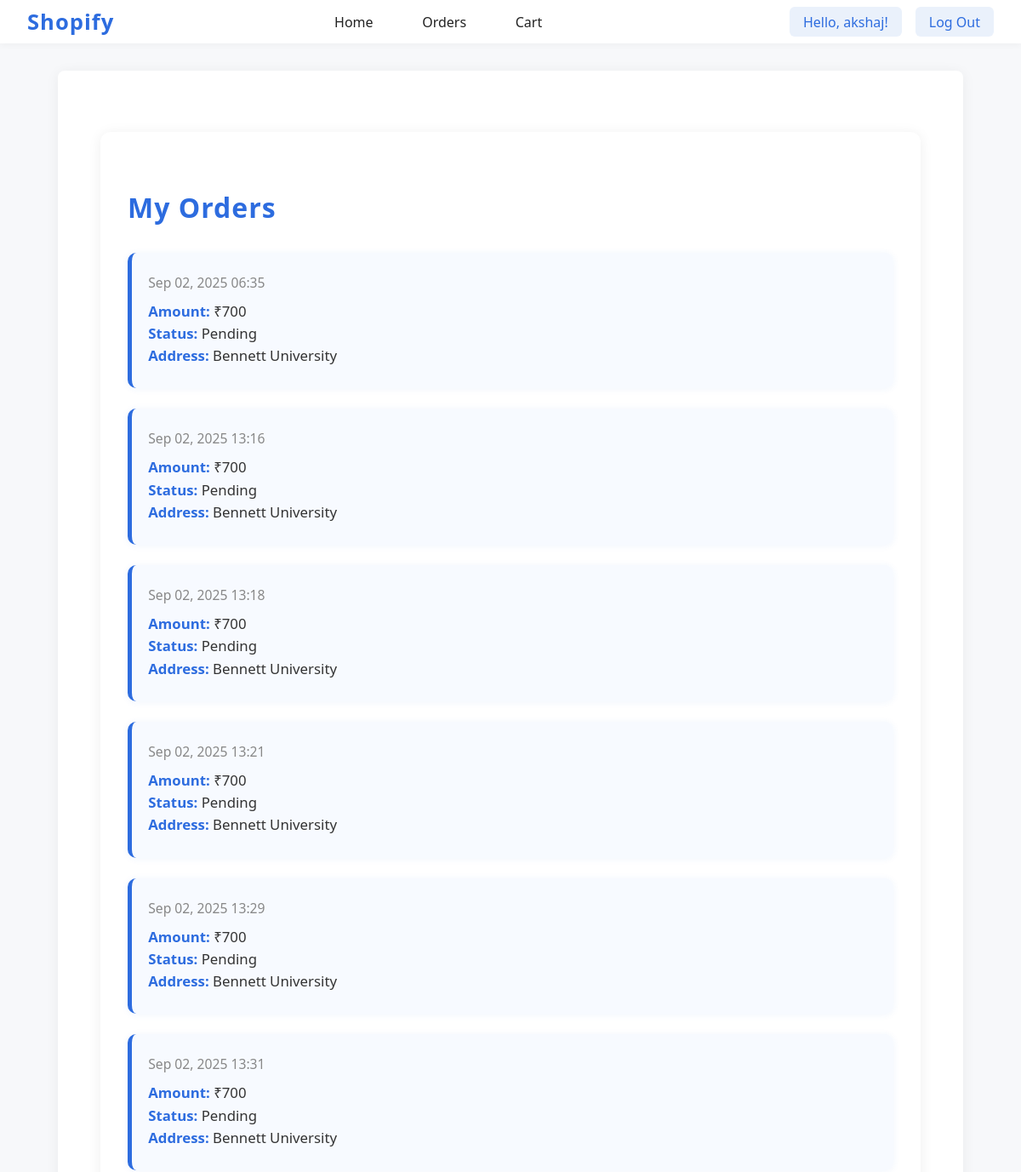
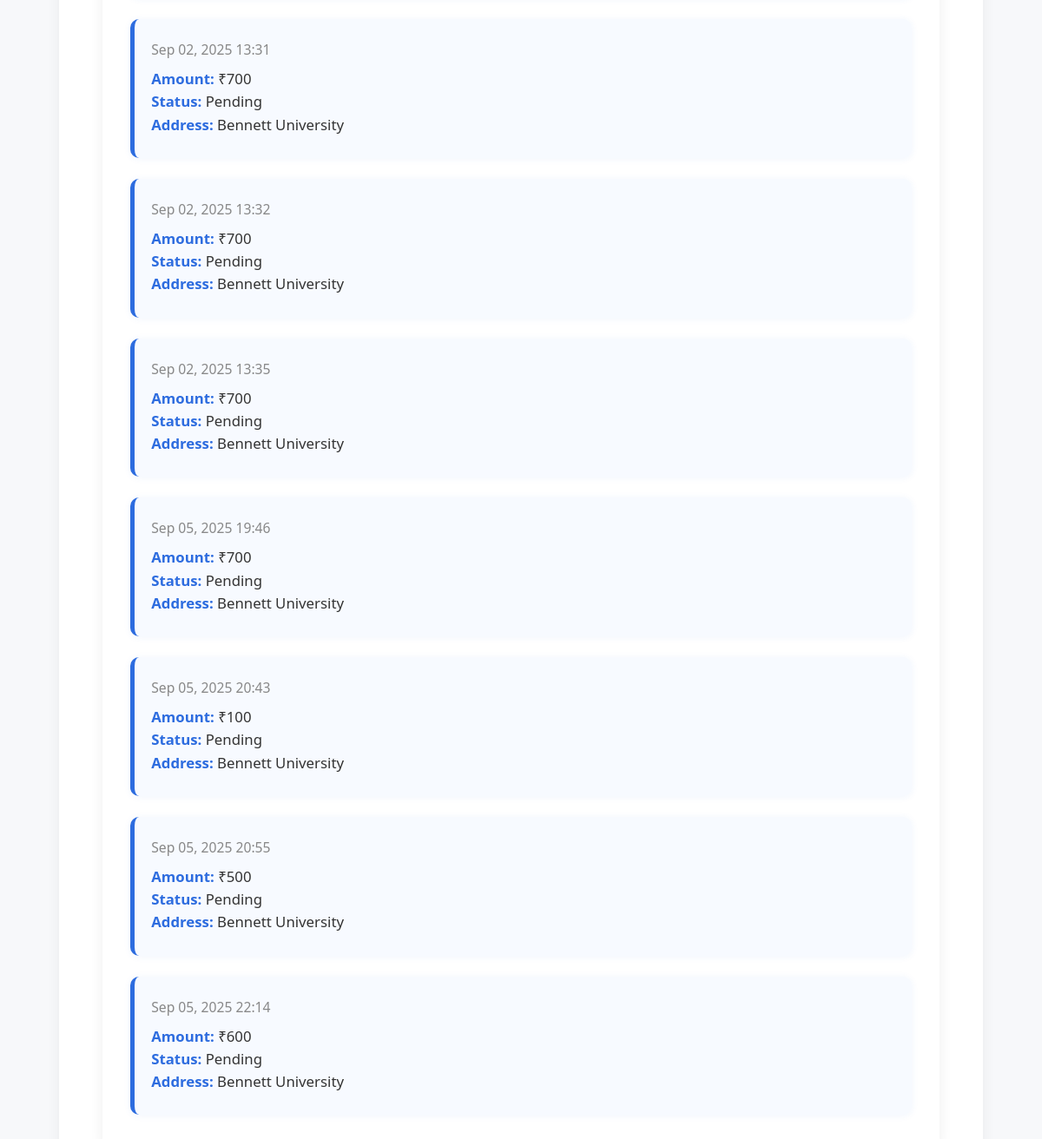
Screenshot of /orders/ (signed in) with the database file from the repository (2 pictures, top to bottom).
### payment/models.py (models this page shows, shortened)
class Orders(models.Model):
    user = models.ForeignKey(User, on_delete=models.CASCADE)
    checkOutCart = models.ManyToManyField(cartItems)
    payAmount = models.IntegerField(default=0)
    address = models.TextField(max_length=100)
    pinCode = models.IntegerField(default = 0)
    mobileNumber = models.IntegerField(default = 0)
    orderDate = models.DateTimeField(auto_now_add=True)

### shop/views.py (the view)
# urls.py: path("orders/", views.ordersView, name = "ordersView"),
@login_required(login_url='/signup/')
def ordersView(request):
    ord = Orders.objects.filter(user = request.user)
    return render(request, "ordersView.html", {"ord":ord})

### frontend/templates/ordersView.html (shortened to what this page needs)
{% extends "base.html" %}
{% load static %}
{% block extra_head %}
<link rel="stylesheet" href="{% static '/static/css/ordersView.css' %}">
{% endblock %}
{% block content %}
<div class="orders-container">
    <h2 class="orders-title">My Orders</h2>
    <div class="orders-list">
        {% for order in ord %}
        <div class="order-card">
            <div class="order-header">
                <span class="order-date">{{ order.orderDate|date:"M d, Y H:i" }}</span>
            </div>
            <div class="order-details">
                <p><strong>Amount:</strong> ₹{{ order.payAmount }}</p>
                <p><strong>Status:</strong> {{ order.status|default:"Pending" }}</p>
                <p><strong>Address:</strong> {{ order.address }}</p>
            </div>
        </div>
        {% empty %}
        <p>No orders found.</p>
        {% endfor %}
    </div>
</div>
{% endblock %}

### frontend/templates/base.html (shortened to what this page needs)
<!DOCTYPE html>
{% load static %}
<html lang="en">
<head>
    <link rel="stylesheet" href="{% static '/static/css/base.css' %}">
    {% block extra_head %}{% endblock %}
</head>
<body>
    <nav class="navbar">
        <div class="container">
            <a href="/" class="logo">Shopify</a>
            <ul class="nav-links">
                <li><a href="/">Home</a></li>
                <li><a href={% url "ordersView" %}>Orders</a></li>
                <li><a href={% url "CartView" %}>Cart</a></li>
            </ul>
            {% if user.is_authenticated %}
                <div class="username-logout-group">
                    <div class="username-display">Hello, {{ user.username }}!</div>
                    <a href="{% url 'LogOut' %}" class="logout-btn">Log Out</a>
                </div>
            {% endif %}
        </div>
    </nav>
    <main class="main-content">
        {% block content %}{% endblock %}
    </main>
</body>
</html>

### frontend/static/css/base.css (style rules this page uses)
body { margin: 0; font-family: 'Segoe UI', 'Roboto', Arial, sans-serif; background: #f7f8fa; color: #222; }
.navbar { background: #fff; box-shadow: 0 2px 8px rgba(0,0,0,0.04); padding: 0.5rem 0; position: sticky; top: 0; z-index: 100; }
.container { max-width: 1200px; margin: 0 auto; display: flex; align-items: center; justify-content: space-between; padding: 0 2rem; }
.logo { font-size: 1.6rem; font-weight: 700; color: #2d6cdf; text-decoration: none; letter-spacing: 1px; }
.nav-links { list-style: none; display: flex; gap: 2rem; margin: 0; padding: 0; }
.nav-links li a { text-decoration: none; color: #222; font-weight: 500; transition: color 0.2s; padding: 0.5rem 0.8rem; border-radius: 4px; }
.main-content { max-width: 1000px; margin: 2rem auto; background: #fff; border-radius: 8px; box-shadow: 0 2px 16px rgba(0,0,0,0.06); padding: 2rem; }

### frontend/static/css/ordersView.css (style rules this page uses)
.orders-container { max-width: 900px; margin: 2.5rem auto; background: #fff; border-radius: 12px; box-shadow: 0 2px 16px rgba(0,0,0,0.07); padding: 2.5rem 2rem; }
.orders-title { font-size: 2rem; font-weight: 700; color: #2d6cdf; margin-bottom: 2rem; text-align: left; letter-spacing: 1px; }
.orders-list { display: flex; flex-direction: column; gap: 1.5rem; }
.order-card { background: #f7faff; border-radius: 10px; box-shadow: 0 1px 8px rgba(45,108,223,0.07); padding: 1.5rem 1.2rem; transition: box-shadow 0.2s, transform 0.2s; border-left: 5px solid #2d6cdf; }
.order-header { display: flex; justify-content: space-between; align-items: center; margin-bottom: 0.7rem; }
.order-date { font-size: 0.98rem; color: #888; }
.order-details p { margin: 0.2rem 0; font-size: 1.05rem; color: #333; }
.order-details strong { color: #2d6cdf; }

### frontend/templates/base.html (style rules this page uses)
.username-logout-group { display: flex; align-items: center; gap: 1rem; margin-left: 2rem; }
.username-display { font-weight: 500; color: #2d6cdf; font-size: 1rem; background: #eaf1fb; padding: 0.4rem 1rem; border-radius: 6px; display: inline-block; }
.logout-btn { background: #eaf1fb; color: #2d6cdf; font-weight: 500; border: none; border-radius: 6px; padding: 0.4rem 1rem; cursor: pointer; transition: background 0.2s; text-decoration: none; }

### rows the page displays
Orders: orderDate "Sep 02, 2025 06:35", payAmount "700", status "Pending", address "Bennett University"
Orders: orderDate "Sep 02, 2025 13:16", payAmount "700", status "Pending", address "Bennett University"
Orders: orderDate "Sep 02, 2025 13:18", payAmount "700", status "Pending", address "Bennett University"
Orders: orderDate "Sep 02, 2025 13:21", payAmount "700", status "Pending", address "Bennett University"
Orders: orderDate "Sep 02, 2025 13:29", payAmount "700", status "Pending", address "Bennett University"
Orders: orderDate "Sep 02, 2025 13:31", payAmount "700", status "Pending", address "Bennett University"
Orders: orderDate "Sep 02, 2025 13:31", payAmount "700", status "Pending", address "Bennett University"
Orders: orderDate "Sep 02, 2025 13:32", payAmount "700", status "Pending", address "Bennett University"
Orders: orderDate "Sep 02, 2025 13:35", payAmount "700", status "Pending", address "Bennett University"
Orders: orderDate "Sep 05, 2025 19:46", payAmount "700", status "Pending", address "Bennett University"
Orders: orderDate "Sep 05, 2025 20:43", payAmount "100", status "Pending", address "Bennett University"
Orders: orderDate "Sep 05, 2025 20:55", payAmount "500", status "Pending", address "Bennett University"
Orders: orderDate "Sep 05, 2025 22:14", payAmount "600", status "Pending", address "Bennett University"

### other values shown
{{ user.username }} "akshaj"
